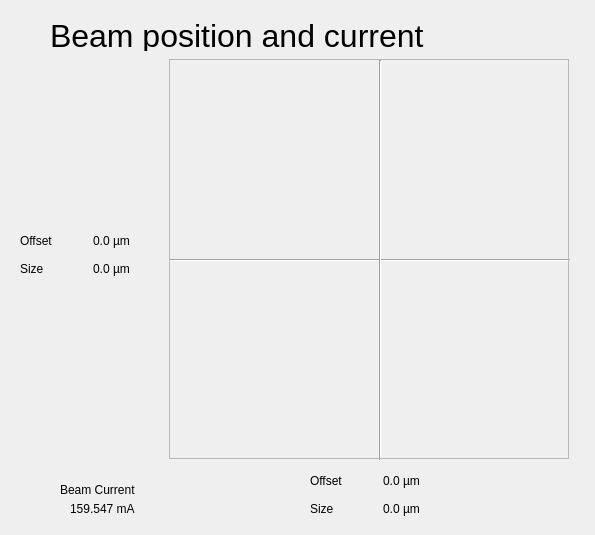
<?xml version="1.0" encoding="UTF-8"?>
<ui version="4.0">
 <class>Dialog</class>
 <widget class="QDialog" name="Dialog">
  <property name="geometry">
   <rect>
    <x>0</x>
    <y>0</y>
    <width>595</width>
    <height>535</height>
   </rect>
  </property>
  <property name="windowTitle">
   <string>Dialog</string>
  </property>
  <widget class="Line" name="line">
   <property name="geometry">
    <rect>
     <x>170</x>
     <y>250</y>
     <width>400</width>
     <height>20</height>
    </rect>
   </property>
   <property name="orientation">
    <enum>Qt::Horizontal</enum>
   </property>
  </widget>
  <widget class="Line" name="line_2">
   <property name="geometry">
    <rect>
     <x>370</x>
     <y>60</y>
     <width>20</width>
     <height>400</height>
    </rect>
   </property>
   <property name="orientation">
    <enum>Qt::Vertical</enum>
   </property>
  </widget>
  <widget class="QFrame" name="frame">
   <property name="geometry">
    <rect>
     <x>169</x>
     <y>59</y>
     <width>400</width>
     <height>400</height>
    </rect>
   </property>
   <property name="frameShape">
    <enum>QFrame::StyledPanel</enum>
   </property>
   <property name="frameShadow">
    <enum>QFrame::Raised</enum>
   </property>
   <widget class="QCaShapePlugin" name="qcashapeplugin">
    <property name="geometry">
     <rect>
      <x>0</x>
      <y>0</y>
      <width>400</width>
      <height>400</height>
     </rect>
    </property>
    <property name="variable1" stdset="0">
     <string>SR10BM02IMG01:X_SIZE_MONITOR</string>
    </property>
    <property name="variable2" stdset="0">
     <string>SR10BM02IMG01:Y_SIZE_MONITOR</string>
    </property>
    <property name="variable3" stdset="0">
     <string>SR10BM02IMG01:X_OFFSET_MONITOR</string>
    </property>
    <property name="variable4" stdset="0">
     <string>SR10BM02IMG01:Y_OFFSET_MONITOR</string>
    </property>
    <property name="variable5" stdset="0">
     <string>SR11BCM01:CURRENT_MONITOR</string>
    </property>
    <property name="allowDrop">
     <bool>true</bool>
    </property>
    <property name="scale1" stdset="0">
     <double>0.002000000000000</double>
    </property>
    <property name="scale2" stdset="0">
     <double>0.002000000000000</double>
    </property>
    <property name="scale3" stdset="0">
     <double>1.000000000000000</double>
    </property>
    <property name="scale4" stdset="0">
     <double>-1.000000000000000</double>
    </property>
    <property name="scale5" stdset="0">
     <double>1.000000000000000</double>
    </property>
    <property name="offset3" stdset="0">
     <double>0.000000000000000</double>
    </property>
    <property name="offset4" stdset="0">
     <double>0.000000000000000</double>
    </property>
    <property name="shape" stdset="0">
     <enum>QCaShapePlugin::Ellipse</enum>
    </property>
    <property name="originTranslation">
     <point>
      <x>-200</x>
      <y>-200</y>
     </point>
    </property>
    <property name="point1" stdset="0">
     <point>
      <x>-200</x>
      <y>-200</y>
     </point>
    </property>
    <property name="point2" stdset="0">
     <point>
      <x>400</x>
      <y>400</y>
     </point>
    </property>
    <property name="color1" stdset="0">
     <color>
      <red>255</red>
      <green>114</green>
      <blue>135</blue>
     </color>
    </property>
   </widget>
  </widget>
  <widget class="QLabel" name="label_5">
   <property name="geometry">
    <rect>
     <x>60</x>
     <y>480</y>
     <width>111</width>
     <height>20</height>
    </rect>
   </property>
   <property name="text">
    <string>Beam Current</string>
   </property>
  </widget>
  <widget class="QELabelPlugin" name="qcalabelplugin_5">
   <property name="geometry">
    <rect>
     <x>70</x>
     <y>500</y>
     <width>81</width>
     <height>18</height>
    </rect>
   </property>
   <property name="text">
    <string>159.547 mA</string>
   </property>
   <property name="variable" stdset="0">
    <string>SR11BCM01:CURRENT_MONITOR</string>
   </property>
  </widget>
  <widget class="QWidget" name="verticalLayoutWidget">
   <property name="geometry">
    <rect>
     <x>310</x>
     <y>470</y>
     <width>140</width>
     <height>50</height>
    </rect>
   </property>
   <layout class="QVBoxLayout" name="verticalLayout">
    <item>
     <layout class="QHBoxLayout" name="horizontalLayout_2">
      <item>
       <widget class="QLabel" name="label_3">
        <property name="text">
         <string>Offset</string>
        </property>
       </widget>
      </item>
      <item>
       <widget class="QELabelPlugin" name="qcalabelplugin_3">
        <property name="text">
         <string>0.0 µm</string>
        </property>
        <property name="variable" stdset="0">
         <string>SR10BM02IMG01:X_OFFSET_MONITOR</string>
        </property>
       </widget>
      </item>
     </layout>
    </item>
    <item>
     <layout class="QHBoxLayout" name="horizontalLayout">
      <item>
       <widget class="QLabel" name="label">
        <property name="text">
         <string>Size</string>
        </property>
       </widget>
      </item>
      <item>
       <widget class="QELabelPlugin" name="qcalabelplugin">
        <property name="text">
         <string>0.0 µm</string>
        </property>
        <property name="variable" stdset="0">
         <string>SR10BM02IMG01:X_SIZE_MONITOR</string>
        </property>
       </widget>
      </item>
     </layout>
    </item>
   </layout>
  </widget>
  <widget class="QWidget" name="verticalLayoutWidget_2">
   <property name="geometry">
    <rect>
     <x>20</x>
     <y>230</y>
     <width>140</width>
     <height>50</height>
    </rect>
   </property>
   <layout class="QVBoxLayout" name="verticalLayout_2">
    <item>
     <layout class="QHBoxLayout" name="horizontalLayout_3">
      <item>
       <widget class="QLabel" name="label_11">
        <property name="text">
         <string>Offset</string>
        </property>
       </widget>
      </item>
      <item>
       <widget class="QELabelPlugin" name="qcalabelplugin_6">
        <property name="text">
         <string>0.0 µm</string>
        </property>
        <property name="variable" stdset="0">
         <string>SR10BM02IMG01:Y_OFFSET_MONITOR</string>
        </property>
        <property name="allowDrop">
         <bool>true</bool>
        </property>
       </widget>
      </item>
     </layout>
    </item>
    <item>
     <layout class="QHBoxLayout" name="horizontalLayout_4">
      <item>
       <widget class="QLabel" name="label_13">
        <property name="text">
         <string>Size</string>
        </property>
       </widget>
      </item>
      <item>
       <widget class="QELabelPlugin" name="qcalabelplugin_7">
        <property name="text">
         <string>0.0 µm</string>
        </property>
        <property name="variable" stdset="0">
         <string>SR10BM02IMG01:Y_SIZE_MONITOR</string>
        </property>
       </widget>
      </item>
     </layout>
    </item>
   </layout>
  </widget>
  <widget class="QLabel" name="label_2">
   <property name="geometry">
    <rect>
     <x>50</x>
     <y>20</y>
     <width>441</width>
     <height>31</height>
    </rect>
   </property>
   <property name="font">
    <font>
     <pointsize>24</pointsize>
    </font>
   </property>
   <property name="text">
    <string>Beam position and current</string>
   </property>
  </widget>
 </widget>
 <customwidgets>
  <customwidget>
   <class>QELabelPlugin</class>
   <extends>QLabel</extends>
   <header>QELabelPlugin.h</header>
  </customwidget>
  <customwidget>
   <class>QCaShapePlugin</class>
   <extends>QWidget</extends>
   <header>QCaShapePlugin.h</header>
  </customwidget>
 </customwidgets>
 <resources/>
 <connections/>
</ui>
